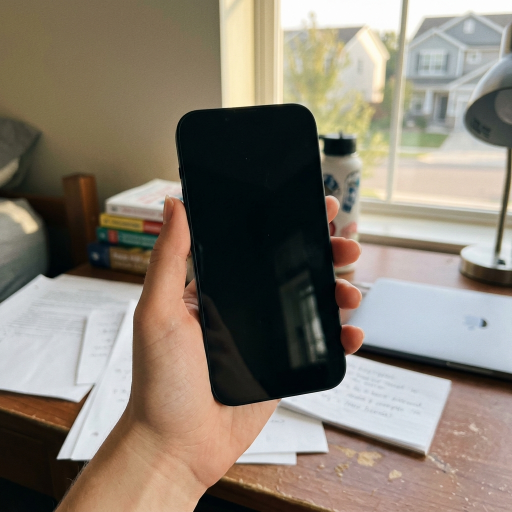
#> input picture out/anchor.png, 1024 x 1024 px, given in place of media__1781022098509.jpg, which was not available (shown at 1/2 size)
$ python process_anchor.py
#> lines starting #> are read from the running program, lines starting #| are printed output that depends on the picture
import os
import numpy as np
from PIL import Image, ImageDraw, ImageFilter

BRAIN_DIR = "/Users/titane0/.gemini/antigravity/brain/25e36d7c-4383-48d2-9754-df5a2c334a27"
VAULT_OUT_DIR = "/Users/titane0/Library/Mobile Documents/iCloud~md~obsidian/Documents/Mission_Control/out"

def main():
    print("Loading uploaded anchor image...")
    img_path = os.path.join(BRAIN_DIR, "media__1781022098509.jpg")
    img = Image.open(img_path).convert("RGBA")

    # 1. Scale to 1080x1920
    print("Resizing base image to 1080x1920...")
    base_img = img.resize((1080, 1920), Image.Resampling.LANCZOS)
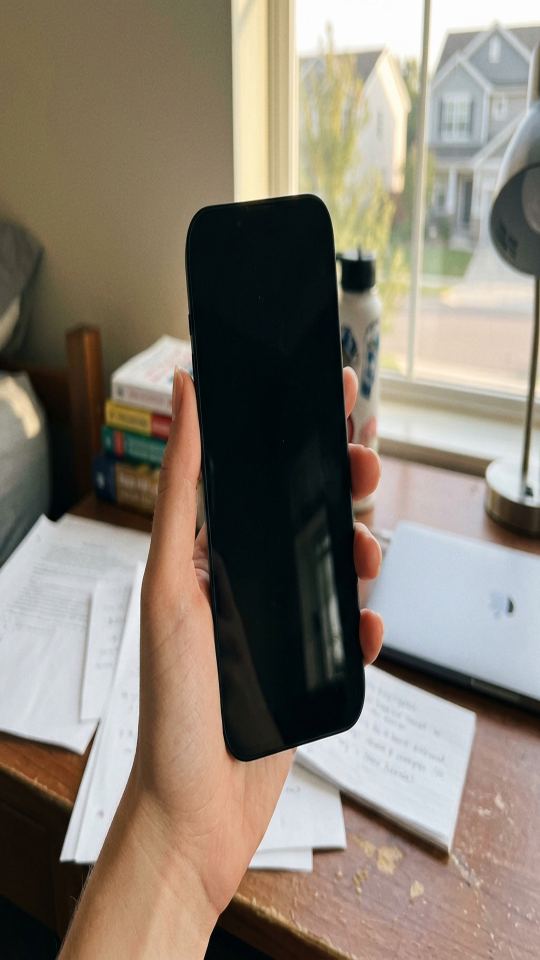
#> base_img: PIL image 1080x1920 RGBA (shown at 1/2 size); mean R, G, B, A 135.9, 126.3, 113.6, 255

    # 2. Patch the Gemini watermark at the bottom-right corner
    # The watermark (four-point star) is roughly at x=940 to 1040, y=1750 to 1850.
    # Let's copy a patch from slightly above it (y=1630 to 1730) which is the same dark blurry sleeve.
    print("Removing Gemini watermark...")
    patch = base_img.crop((940, 1630, 1040, 1730))
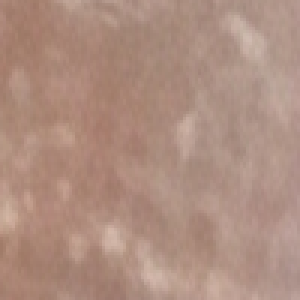
#> patch: PIL image 100x100 RGBA (shown 3 times larger); mean R, G, B, A 174.1, 142, 128.1, 255
    # Soften patch edges slightly to blend
    mask = Image.new("L", (100, 100), 0)
#> mask: PIL image 100x100 L; every value is 0
    mask_draw = ImageDraw.Draw(mask)
    mask_draw.ellipse([5, 5, 95, 95], fill=255)
    mask = mask.filter(ImageFilter.GaussianBlur(5))
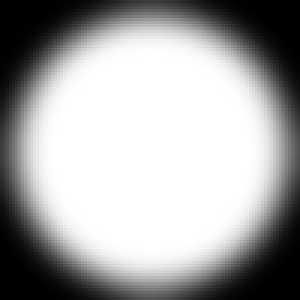
#> mask: PIL image 100x100 L (shown 3 times larger); min 0, max 255, mean 164.8

    # Paste the patch over the watermark
    base_img.paste(patch, (940, 1750), mask=mask)

    # 3. Detect the magenta screen area on the upscaled base image
    print("Scanning for magenta screen coordinates...")
    pixels = base_img.load()
    w, h = base_img.size
#> w = 1080; h = 1920

    magenta_pts = []
    for y in range(h):
        for x in range(w):
            r, g, b, a = pixels[x, y]
            # Match vibrant magenta (high R, low G, high B)
            if r > 220 and g < 60 and b > 220:
                # Limit scan to central phone area
                if 450 <= y <= 1400 and 300 <= x <= 800:
                    magenta_pts.append((x, y))
#> after the loop, magenta_pts = []

    print(f"Upscaled magenta pixels found: {len(magenta_pts)}")
#| Upscaled magenta pixels found: 0
    if not magenta_pts:
        print("Error: Magenta screen not found!")
        return

    # Find exact corners
    tl = min(magenta_pts, key=lambda p: p[0] + p[1])
    tr = max(magenta_pts, key=lambda p: p[0] - p[1])
    br = max(magenta_pts, key=lambda p: p[0] + p[1])
    bl = min(magenta_pts, key=lambda p: p[0] - p[1])

    # Inward padding by 2 pixels to avoid magenta borders showing at edges
    quad = [
        (tl[0] + 2, tl[1] + 2),
        (tr[0] - 2, tr[1] + 2),
        (br[0] - 2, br[1] - 2),
        (bl[0] + 2, bl[1] - 2)
    ]
    print("Detected screen quad:", quad)

    # 4. Load the Remotion screenshot of Slide 2
    remotion_path = os.path.join(VAULT_OUT_DIR, "slide_2.png")
    if not os.path.exists(remotion_path):
        print(f"Error: Remotion slide_2.png not found at {remotion_path}!")
        return
    remotion_img = Image.open(remotion_path).convert("RGBA")

    # Crop the raw iMessage UI (leaving out the caption at the bottom)
    ui_crop = remotion_img.crop((0, 0, 1080, 1600))
    ui_w, ui_h = ui_crop.size

    # 5. Warp the iMessage UI onto the detected quad
    src_pts = [(0, 0), (ui_w, 0), (ui_w, ui_h), (0, ui_h)]
    dst_pts = quad

    coeffs = get_perspective_transform(dst_pts, src_pts)
    print("Perspective warping iMessage UI...")
    warped_ui = ui_crop.transform(base_img.size, Image.PERSPECTIVE, coeffs, Image.BICUBIC)

    # 6. Composite the warped UI onto the base image
    final_composite = Image.alpha_composite(base_img, warped_ui)

    # 7. Paste the caption overlay from the bottom of Slide 2
    caption_crop = remotion_img.crop((0, 1500, 1080, 1920))
    final_composite.paste(caption_crop, (0, 1500), caption_crop)

    # 8. Save the final slide
    final_output_path = os.path.join(VAULT_OUT_DIR, "slide_2.png")
    final_composite.save(final_output_path, "PNG")
    print(f"Anchor slide composite complete. Saved to {final_output_path}")

    # Copy to brain folder for display
    brain_output_path = os.path.join(BRAIN_DIR, "slide_2.png")
    final_composite.save(brain_output_path, "PNG")

def get_perspective_transform(src_pts, dst_pts):
    matrix = []
    for i in range(4):
        x, y = src_pts[i]
        u, v = dst_pts[i]
        matrix.append([x, y, 1, 0, 0, 0, -x*u, -y*u])
        matrix.append([0, 0, 0, x, y, 1, -x*v, -y*v])

    A = np.array(matrix)
    B = np.array([dst_pts[0][0], dst_pts[0][1], dst_pts[1][0], dst_pts[1][1],
                  dst_pts[2][0], dst_pts[2][1], dst_pts[3][0], dst_pts[3][1]])

    h = np.linalg.solve(A, B)
    return h

if __name__ == "__main__":
    main()

$ run again, on out/slide_1_base.png
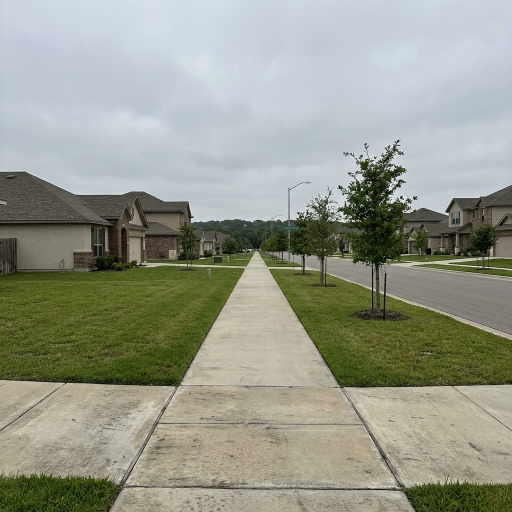
#> input picture out/slide_1_base.png, 1024 x 1024 px, given in place of media__1781022098509.jpg, which was not available (shown at 1/2 size)
#> in main, `base_img = img.resize((1080, 1920), Image.Resampling.LANCZOS)`:
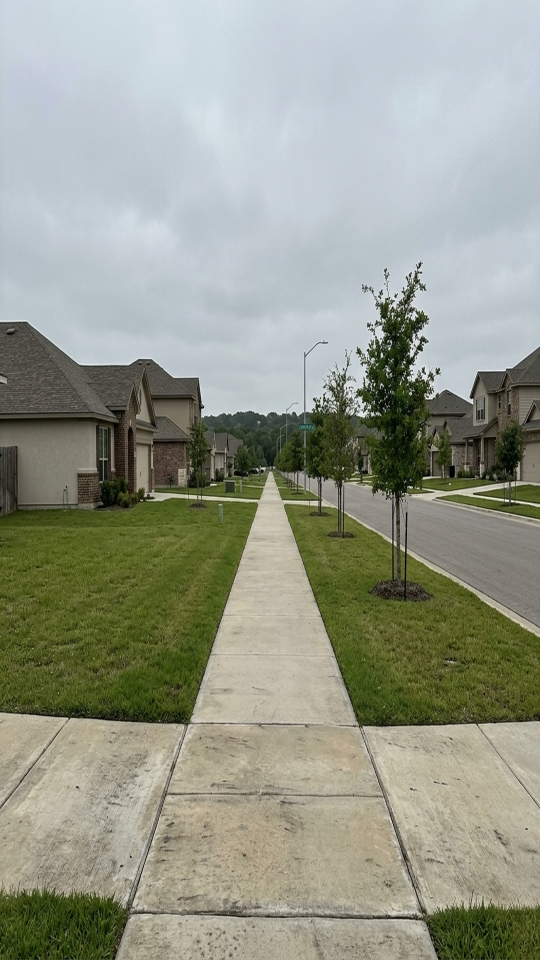
#> base_img: PIL image 1080x1920 RGBA (shown at 1/2 size); mean R, G, B, A 149.5, 153.3, 138.9, 255
#> in main, `patch = base_img.crop((940, 1630, 1040, 1730))`:
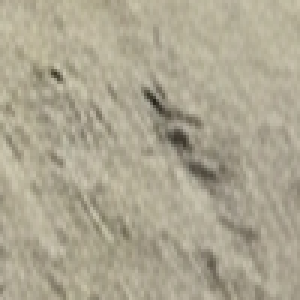
#> patch: PIL image 100x100 RGBA (shown 3 times larger); mean R, G, B, A 172.2, 166, 145.2, 255
#> after the loop in main, `for y in range(h):`: magenta_pts = []
#| Upscaled magenta pixels found: 0

$ run again, on out/slide_3_base.png
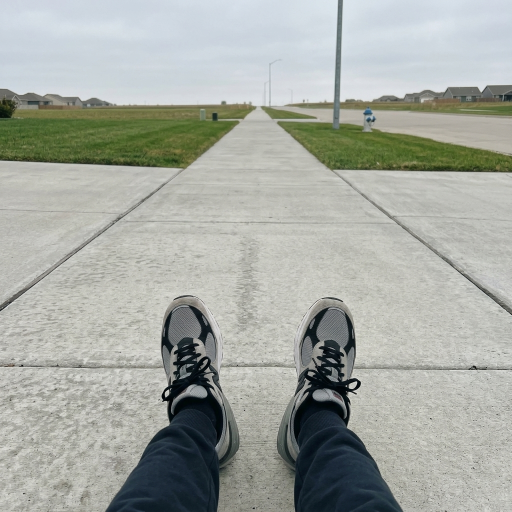
#> input picture out/slide_3_base.png, 1024 x 1024 px, given in place of media__1781022098509.jpg, which was not available (shown at 1/2 size)
#> in main, `base_img = img.resize((1080, 1920), Image.Resampling.LANCZOS)`:
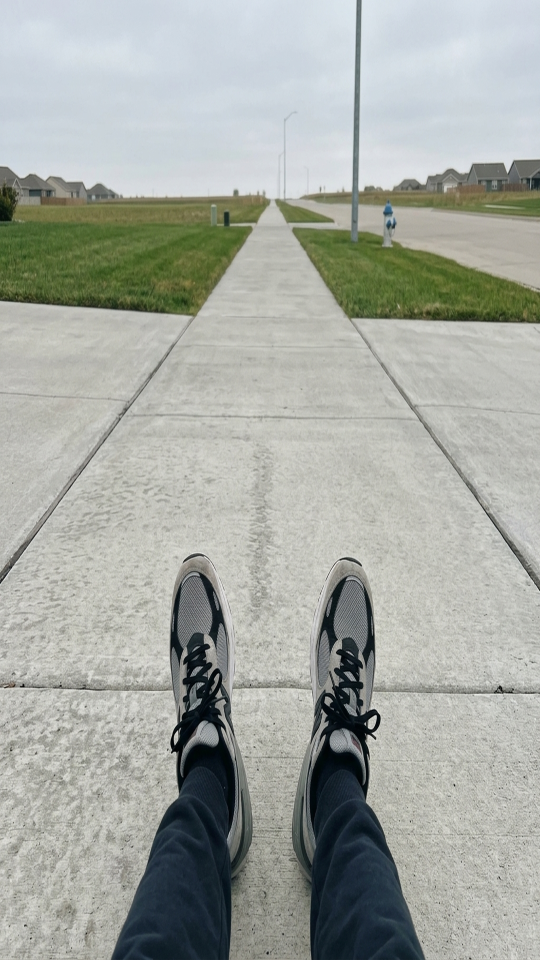
#> base_img: PIL image 1080x1920 RGBA (shown at 1/2 size); mean R, G, B, A 164.8, 168.8, 162.3, 255
#> in main, `patch = base_img.crop((940, 1630, 1040, 1730))`:
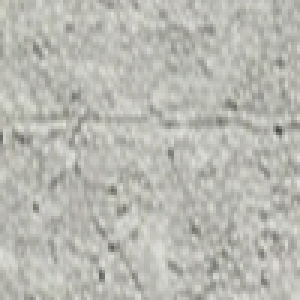
#> patch: PIL image 100x100 RGBA (shown 3 times larger); mean R, G, B, A 184.6, 185.1, 177.7, 255
#> after the loop in main, `for y in range(h):`: magenta_pts = []
#| Upscaled magenta pixels found: 0
